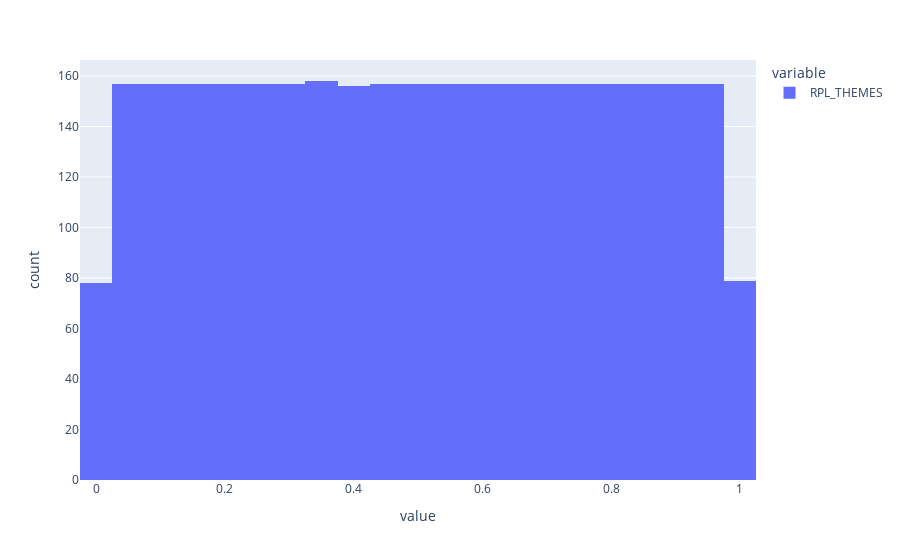

Source (notebook cell):
### Code cell
# This is the SVI column
display(df_county["RPL_THEMES"] < 0)

px.histogram(df_county["RPL_THEMES"][df_county["RPL_THEMES"] > 0])

### Figure 1 — Plotly figure (JSON) as saved in the notebook; plotly's stock layout.template omitted (floating-point values rounded to 4 significant figures; data arrays with more than 128 entries replaced by an {"elided": "..."} marker saying what was removed)
{"data": [{"alignmentgroup": "True", "bingroup": "x", "hovertemplate": "variable=RPL_THEMES<br>value=%{x}<br>count=%{y}<extra></extra>", "legendgroup": "RPL_THEMES", "marker": {"color": "#636efa", "pattern": {"shape": ""}}, "name": "RPL_THEMES", "offsetgroup": "RPL_THEMES", "orientation": "v", "showlegend": true, "type": "histogram", "x": {"elided": "3140 float values"}, "xaxis": "x", "yaxis": "y"}], "layout": {"barmode": "relative", "legend": {"title": {"text": "variable"}, "tracegroupgap": 0}, "margin": {"t": 60}, "xaxis": {"anchor": "y", "domain": [0, 1], "title": {"text": "value"}}, "yaxis": {"anchor": "x", "domain": [0, 1], "title": {"text": "count"}}}}
